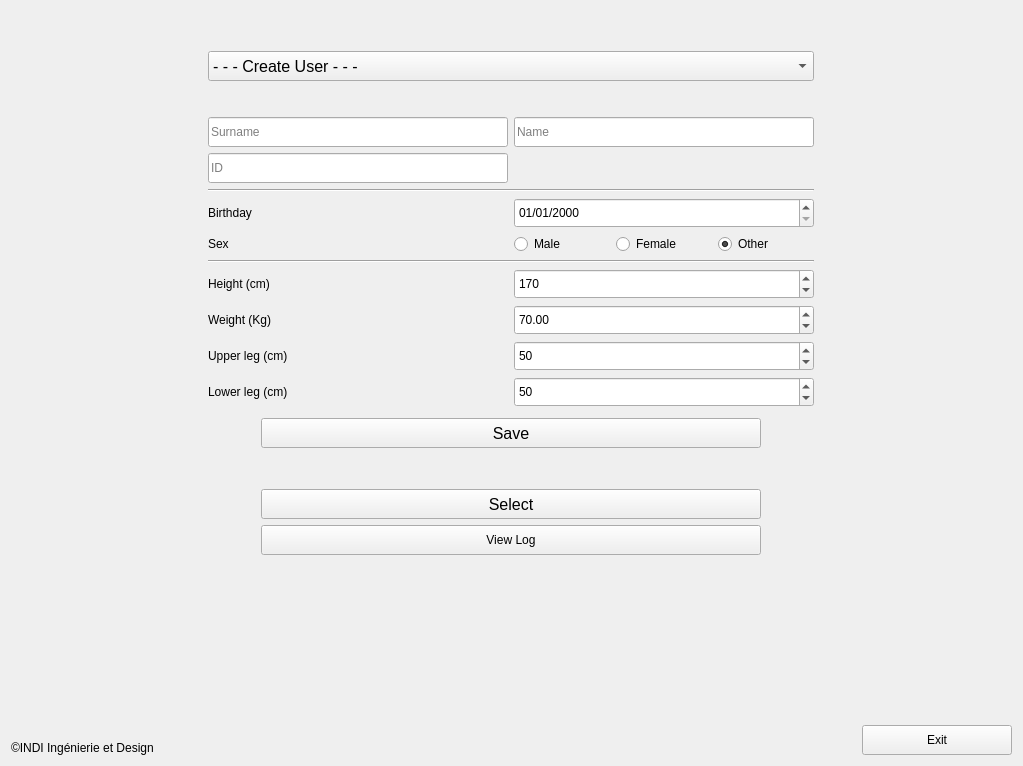
<?xml version="1.0" encoding="UTF-8"?>
<ui version="4.0">
 <class>SelectUserForm</class>
 <widget class="QWidget" name="SelectUserForm">
  <property name="geometry">
   <rect>
    <x>0</x>
    <y>0</y>
    <width>1023</width>
    <height>766</height>
   </rect>
  </property>
  <property name="windowTitle">
   <string>Form</string>
  </property>
  <layout class="QHBoxLayout" name="horizontalLayout_9">
   <item>
    <layout class="QVBoxLayout" name="verticalLayout_6">
     <item>
      <spacer name="verticalSpacer_5">
       <property name="orientation">
        <enum>Qt::Vertical</enum>
       </property>
       <property name="sizeType">
        <enum>QSizePolicy::Fixed</enum>
       </property>
       <property name="sizeHint" stdset="0">
        <size>
         <width>20</width>
         <height>40</height>
        </size>
       </property>
      </spacer>
     </item>
     <item>
      <layout class="QHBoxLayout" name="horizontalLayout_7">
       <item>
        <spacer name="horizontalSpacer">
         <property name="orientation">
          <enum>Qt::Horizontal</enum>
         </property>
         <property name="sizeType">
          <enum>QSizePolicy::Preferred</enum>
         </property>
         <property name="sizeHint" stdset="0">
          <size>
           <width>150</width>
           <height>20</height>
          </size>
         </property>
        </spacer>
       </item>
       <item>
        <layout class="QGridLayout" name="gridLayout">
         <property name="leftMargin">
          <number>0</number>
         </property>
         <item row="34" column="0" colspan="2">
          <spacer name="verticalSpacer_4">
           <property name="orientation">
            <enum>Qt::Vertical</enum>
           </property>
           <property name="sizeHint" stdset="0">
            <size>
             <width>20</width>
             <height>40</height>
            </size>
           </property>
          </spacer>
         </item>
         <item row="14" column="1">
          <widget class="QSpinBox" name="NB_height">
           <property name="minimumSize">
            <size>
             <width>0</width>
             <height>30</height>
            </size>
           </property>
           <property name="maximumSize">
            <size>
             <width>300</width>
             <height>16777215</height>
            </size>
           </property>
           <property name="readOnly">
            <bool>false</bool>
           </property>
           <property name="specialValueText">
            <string>Ciao</string>
           </property>
           <property name="maximum">
            <number>300</number>
           </property>
           <property name="value">
            <number>170</number>
           </property>
          </widget>
         </item>
         <item row="1" column="0" colspan="2">
          <spacer name="verticalSpacer">
           <property name="orientation">
            <enum>Qt::Vertical</enum>
           </property>
           <property name="sizeType">
            <enum>QSizePolicy::Fixed</enum>
           </property>
           <property name="sizeHint" stdset="0">
            <size>
             <width>20</width>
             <height>30</height>
            </size>
           </property>
          </spacer>
         </item>
         <item row="6" column="0">
          <widget class="QLabel" name="LB_birthday">
           <property name="maximumSize">
            <size>
             <width>300</width>
             <height>16777215</height>
            </size>
           </property>
           <property name="text">
            <string>Birthday</string>
           </property>
          </widget>
         </item>
         <item row="2" column="1">
          <widget class="QLineEdit" name="TB_name">
           <property name="minimumSize">
            <size>
             <width>200</width>
             <height>30</height>
            </size>
           </property>
           <property name="maximumSize">
            <size>
             <width>300</width>
             <height>16777215</height>
            </size>
           </property>
           <property name="readOnly">
            <bool>true</bool>
           </property>
           <property name="placeholderText">
            <string>Name</string>
           </property>
          </widget>
         </item>
         <item row="0" column="0" colspan="2">
          <widget class="QComboBox" name="CB_selectUser">
           <property name="minimumSize">
            <size>
             <width>0</width>
             <height>30</height>
            </size>
           </property>
           <property name="maximumSize">
            <size>
             <width>610</width>
             <height>16777215</height>
            </size>
           </property>
           <property name="font">
            <font>
             <pointsize>12</pointsize>
            </font>
           </property>
           <item>
            <property name="text">
             <string>- - - Create User - - -</string>
            </property>
           </item>
          </widget>
         </item>
         <item row="17" column="1">
          <widget class="QSpinBox" name="NB_lowerLeg">
           <property name="minimumSize">
            <size>
             <width>0</width>
             <height>30</height>
            </size>
           </property>
           <property name="maximumSize">
            <size>
             <width>300</width>
             <height>16777215</height>
            </size>
           </property>
           <property name="readOnly">
            <bool>false</bool>
           </property>
           <property name="maximum">
            <number>300</number>
           </property>
           <property name="value">
            <number>50</number>
           </property>
          </widget>
         </item>
         <item row="22" column="0" colspan="2">
          <layout class="QHBoxLayout" name="horizontalLayout_4"/>
         </item>
         <item row="8" column="1">
          <layout class="QHBoxLayout" name="horizontalLayout">
           <item>
            <widget class="QRadioButton" name="RB_male">
             <property name="styleSheet">
              <string notr="true">QRadioButton:disabled {
	color: #000000;
}</string>
             </property>
             <property name="text">
              <string>Male</string>
             </property>
             <property name="checkable">
              <bool>true</bool>
             </property>
            </widget>
           </item>
           <item>
            <widget class="QRadioButton" name="RB_female">
             <property name="styleSheet">
              <string notr="true">QRadioButton:disabled {
	color: #000000;
}</string>
             </property>
             <property name="text">
              <string>Female</string>
             </property>
             <property name="checkable">
              <bool>true</bool>
             </property>
             <property name="checked">
              <bool>false</bool>
             </property>
            </widget>
           </item>
           <item>
            <widget class="QRadioButton" name="RB_other">
             <property name="styleSheet">
              <string notr="true">QRadioButton:disabled {
	color: #000000;
}</string>
             </property>
             <property name="text">
              <string>Other</string>
             </property>
             <property name="checkable">
              <bool>true</bool>
             </property>
             <property name="checked">
              <bool>true</bool>
             </property>
            </widget>
           </item>
          </layout>
         </item>
         <item row="16" column="1">
          <widget class="QSpinBox" name="NB_upperLeg">
           <property name="minimumSize">
            <size>
             <width>0</width>
             <height>30</height>
            </size>
           </property>
           <property name="maximumSize">
            <size>
             <width>300</width>
             <height>16777215</height>
            </size>
           </property>
           <property name="readOnly">
            <bool>false</bool>
           </property>
           <property name="maximum">
            <number>300</number>
           </property>
           <property name="value">
            <number>50</number>
           </property>
          </widget>
         </item>
         <item row="5" column="0" colspan="2">
          <widget class="Line" name="line">
           <property name="orientation">
            <enum>Qt::Horizontal</enum>
           </property>
          </widget>
         </item>
         <item row="6" column="1">
          <widget class="QDateEdit" name="DE_birthday">
           <property name="minimumSize">
            <size>
             <width>0</width>
             <height>30</height>
            </size>
           </property>
           <property name="maximumSize">
            <size>
             <width>300</width>
             <height>16777215</height>
            </size>
           </property>
           <property name="readOnly">
            <bool>false</bool>
           </property>
           <property name="minimumDate">
            <date>
             <year>1900</year>
             <month>1</month>
             <day>1</day>
            </date>
           </property>
           <property name="displayFormat">
            <string>dd/MM/yyyy</string>
           </property>
          </widget>
         </item>
         <item row="16" column="0">
          <widget class="QLabel" name="LB_upperLeg">
           <property name="maximumSize">
            <size>
             <width>300</width>
             <height>16777215</height>
            </size>
           </property>
           <property name="text">
            <string>Upper leg (cm)</string>
           </property>
          </widget>
         </item>
         <item row="14" column="0">
          <widget class="QLabel" name="LB_height">
           <property name="maximumSize">
            <size>
             <width>300</width>
             <height>16777215</height>
            </size>
           </property>
           <property name="text">
            <string>Height (cm)</string>
           </property>
          </widget>
         </item>
         <item row="8" column="0">
          <widget class="QLabel" name="label">
           <property name="maximumSize">
            <size>
             <width>300</width>
             <height>16777215</height>
            </size>
           </property>
           <property name="text">
            <string>Sex</string>
           </property>
          </widget>
         </item>
         <item row="20" column="0" colspan="2">
          <spacer name="verticalSpacer_2">
           <property name="orientation">
            <enum>Qt::Vertical</enum>
           </property>
           <property name="sizeType">
            <enum>QSizePolicy::Fixed</enum>
           </property>
           <property name="sizeHint" stdset="0">
            <size>
             <width>20</width>
             <height>5</height>
            </size>
           </property>
          </spacer>
         </item>
         <item row="17" column="0">
          <widget class="QLabel" name="LB_lowerLeg">
           <property name="maximumSize">
            <size>
             <width>300</width>
             <height>16777215</height>
            </size>
           </property>
           <property name="text">
            <string>Lower leg (cm)</string>
           </property>
          </widget>
         </item>
         <item row="2" column="0">
          <widget class="QLineEdit" name="TB_surname">
           <property name="minimumSize">
            <size>
             <width>200</width>
             <height>30</height>
            </size>
           </property>
           <property name="maximumSize">
            <size>
             <width>300</width>
             <height>16777215</height>
            </size>
           </property>
           <property name="readOnly">
            <bool>true</bool>
           </property>
           <property name="placeholderText">
            <string>Surname</string>
           </property>
          </widget>
         </item>
         <item row="11" column="0" colspan="2">
          <widget class="Line" name="line_2">
           <property name="orientation">
            <enum>Qt::Horizontal</enum>
           </property>
          </widget>
         </item>
         <item row="4" column="0" colspan="2">
          <widget class="QLineEdit" name="TB_id">
           <property name="minimumSize">
            <size>
             <width>0</width>
             <height>30</height>
            </size>
           </property>
           <property name="maximumSize">
            <size>
             <width>300</width>
             <height>16777215</height>
            </size>
           </property>
           <property name="maxLength">
            <number>16</number>
           </property>
           <property name="readOnly">
            <bool>true</bool>
           </property>
           <property name="placeholderText">
            <string>ID</string>
           </property>
          </widget>
         </item>
         <item row="15" column="0">
          <widget class="QLabel" name="LB_weight">
           <property name="maximumSize">
            <size>
             <width>300</width>
             <height>16777215</height>
            </size>
           </property>
           <property name="text">
            <string>Weight (Kg)</string>
           </property>
          </widget>
         </item>
         <item row="15" column="1">
          <widget class="QDoubleSpinBox" name="NB_weight">
           <property name="minimumSize">
            <size>
             <width>0</width>
             <height>30</height>
            </size>
           </property>
           <property name="maximumSize">
            <size>
             <width>300</width>
             <height>16777215</height>
            </size>
           </property>
           <property name="readOnly">
            <bool>false</bool>
           </property>
           <property name="maximum">
            <double>500.000000000000000</double>
           </property>
           <property name="singleStep">
            <double>5.000000000000000</double>
           </property>
           <property name="value">
            <double>70.000000000000000</double>
           </property>
          </widget>
         </item>
         <item row="25" column="0" colspan="2">
          <layout class="QHBoxLayout" name="horizontalLayout_5">
           <property name="leftMargin">
            <number>0</number>
           </property>
           <property name="topMargin">
            <number>0</number>
           </property>
           <property name="rightMargin">
            <number>0</number>
           </property>
           <property name="bottomMargin">
            <number>0</number>
           </property>
           <item>
            <spacer name="horizontalSpacer_4">
             <property name="orientation">
              <enum>Qt::Horizontal</enum>
             </property>
             <property name="sizeType">
              <enum>QSizePolicy::Preferred</enum>
             </property>
             <property name="sizeHint" stdset="0">
              <size>
               <width>40</width>
               <height>20</height>
              </size>
             </property>
            </spacer>
           </item>
           <item>
            <layout class="QVBoxLayout" name="verticalLayout">
             <item>
              <widget class="QPushButton" name="BT_create">
               <property name="minimumSize">
                <size>
                 <width>0</width>
                 <height>30</height>
                </size>
               </property>
               <property name="maximumSize">
                <size>
                 <width>500</width>
                 <height>16777215</height>
                </size>
               </property>
               <property name="font">
                <font>
                 <pointsize>12</pointsize>
                </font>
               </property>
               <property name="text">
                <string>Save</string>
               </property>
              </widget>
             </item>
             <item>
              <spacer name="verticalSpacer_3">
               <property name="orientation">
                <enum>Qt::Vertical</enum>
               </property>
               <property name="sizeType">
                <enum>QSizePolicy::Minimum</enum>
               </property>
               <property name="sizeHint" stdset="0">
                <size>
                 <width>20</width>
                 <height>35</height>
                </size>
               </property>
              </spacer>
             </item>
             <item>
              <widget class="QPushButton" name="BT_selectUser">
               <property name="minimumSize">
                <size>
                 <width>0</width>
                 <height>30</height>
                </size>
               </property>
               <property name="maximumSize">
                <size>
                 <width>500</width>
                 <height>16777215</height>
                </size>
               </property>
               <property name="font">
                <font>
                 <pointsize>12</pointsize>
                </font>
               </property>
               <property name="text">
                <string>Select</string>
               </property>
              </widget>
             </item>
             <item>
              <widget class="QPushButton" name="BT_viewLog">
               <property name="minimumSize">
                <size>
                 <width>0</width>
                 <height>30</height>
                </size>
               </property>
               <property name="maximumSize">
                <size>
                 <width>500</width>
                 <height>16777215</height>
                </size>
               </property>
               <property name="text">
                <string>View Log</string>
               </property>
              </widget>
             </item>
            </layout>
           </item>
           <item>
            <spacer name="horizontalSpacer_3">
             <property name="orientation">
              <enum>Qt::Horizontal</enum>
             </property>
             <property name="sizeType">
              <enum>QSizePolicy::Preferred</enum>
             </property>
             <property name="sizeHint" stdset="0">
              <size>
               <width>40</width>
               <height>20</height>
              </size>
             </property>
            </spacer>
           </item>
          </layout>
         </item>
        </layout>
       </item>
       <item>
        <spacer name="horizontalSpacer_2">
         <property name="orientation">
          <enum>Qt::Horizontal</enum>
         </property>
         <property name="sizeType">
          <enum>QSizePolicy::Preferred</enum>
         </property>
         <property name="sizeHint" stdset="0">
          <size>
           <width>150</width>
           <height>20</height>
          </size>
         </property>
        </spacer>
       </item>
      </layout>
     </item>
     <item>
      <layout class="QHBoxLayout" name="horizontalLayout_2">
       <item>
        <widget class="QLabel" name="label_4">
         <property name="text">
          <string>©INDI Ingénierie et Design</string>
         </property>
         <property name="alignment">
          <set>Qt::AlignBottom|Qt::AlignLeading|Qt::AlignLeft</set>
         </property>
        </widget>
       </item>
       <item>
        <spacer name="horizontalSpacer_5">
         <property name="orientation">
          <enum>Qt::Horizontal</enum>
         </property>
         <property name="sizeHint" stdset="0">
          <size>
           <width>532</width>
           <height>17</height>
          </size>
         </property>
        </spacer>
       </item>
       <item>
        <widget class="QPushButton" name="finishButton_2">
         <property name="minimumSize">
          <size>
           <width>150</width>
           <height>30</height>
          </size>
         </property>
         <property name="text">
          <string>Exit</string>
         </property>
        </widget>
       </item>
      </layout>
     </item>
    </layout>
   </item>
  </layout>
 </widget>
 <tabstops>
  <tabstop>CB_selectUser</tabstop>
  <tabstop>TB_surname</tabstop>
  <tabstop>TB_name</tabstop>
  <tabstop>TB_id</tabstop>
  <tabstop>DE_birthday</tabstop>
  <tabstop>NB_height</tabstop>
  <tabstop>NB_weight</tabstop>
  <tabstop>NB_upperLeg</tabstop>
  <tabstop>NB_lowerLeg</tabstop>
 </tabstops>
 <resources/>
 <connections/>
</ui>
